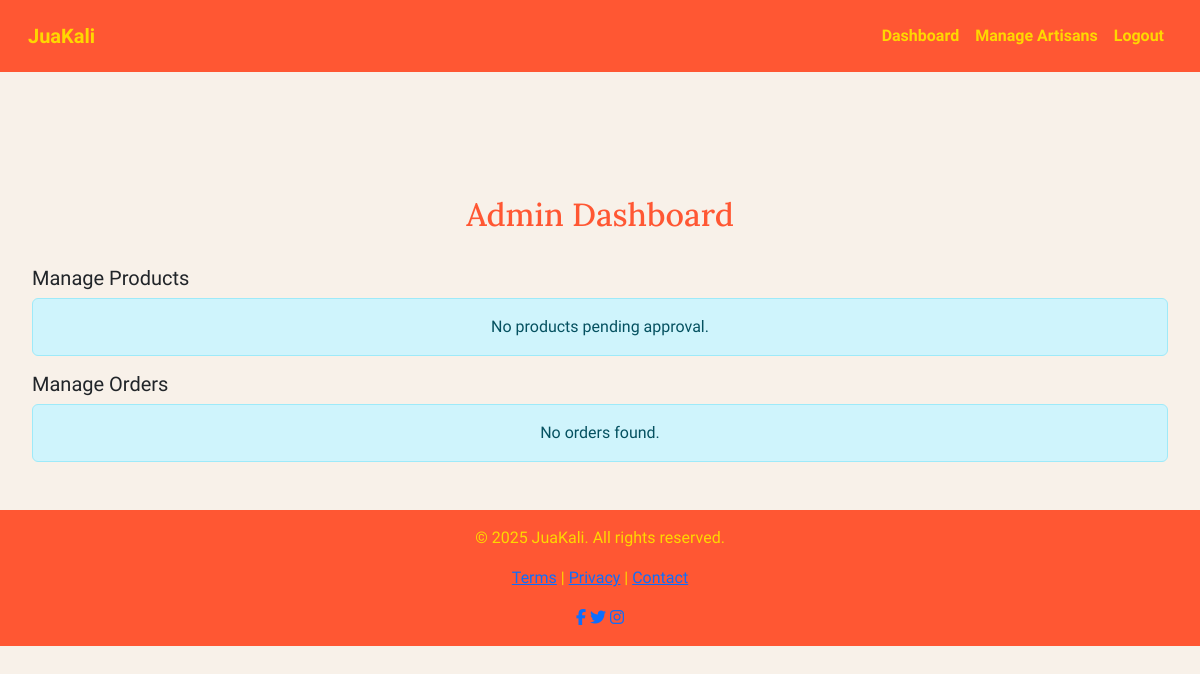
Page /admin/admin-dashboard.php (signed in) on the earlier database version.
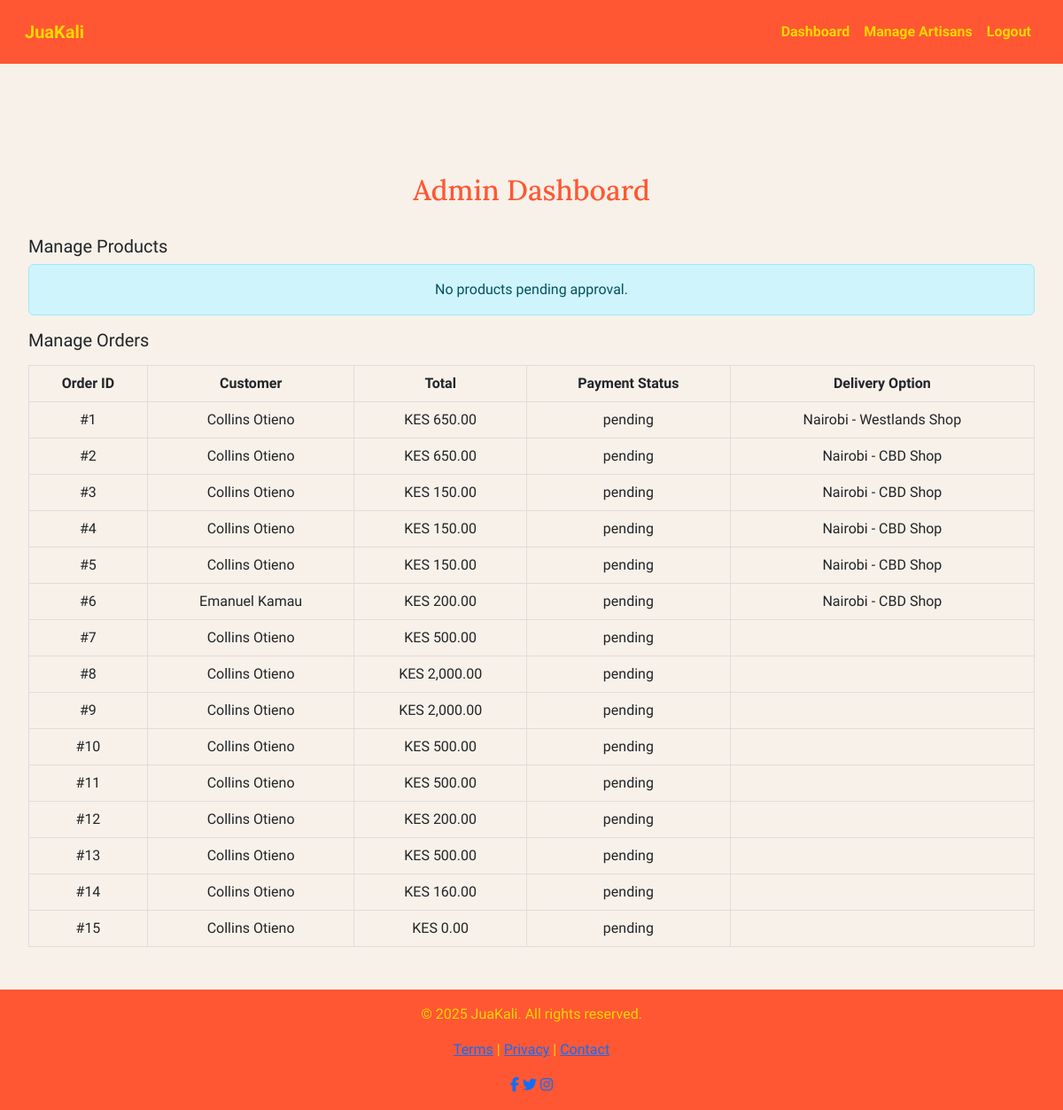
Same page on the later database version.
### tables this page shows
CREATE TABLE `orders` (
  `id` int(11) NOT NULL,
  `user_id` int(11) NOT NULL,
  `total` decimal(10,2) NOT NULL,
  `status` enum('Processing','Delivered','Cancelled') DEFAULT 'Processing',
  `payment_method` varchar(50) DEFAULT NULL,
  `delivery_option` varchar(100) DEFAULT NULL,
  `created_at` timestamp NOT NULL DEFAULT current_timestamp(),
  `payment_status` varchar(20) DEFAULT 'pending',
  `checkout_request_id` varchar(100) DEFAULT NULL,
  `mpesa_phone_number` varchar(20) DEFAULT NULL
);

CREATE TABLE `users` (
  `id` int(11) NOT NULL,
  `name` varchar(100) NOT NULL,
  `email` varchar(100) NOT NULL,
  `password` varchar(255) NOT NULL,
  `phone` varchar(15) DEFAULT NULL,
  `address` text DEFAULT NULL,
  `created_at` timestamp NOT NULL DEFAULT current_timestamp(),
  `is_artisan` tinyint(1) DEFAULT 0
);

### admin/admin-dashboard.php (the view, shortened to what this page needs)
<?php
require_once '../functions.php';
$products = $pdo->query("SELECT p.*, a.name AS artisan_name
                         FROM products p
                         JOIN artisans a ON p.artisan_id = a.id
                         WHERE p.status = 'Pending'")
                ->fetchAll(PDO::FETCH_ASSOC);
$orders = $pdo->query("SELECT o.*, u.name AS customer
                       FROM orders o
                       JOIN users u ON o.user_id = u.id")
              ->fetchAll(PDO::FETCH_ASSOC);
?>
<!DOCTYPE html>
<html lang="en">
<head>
    <link href="https://cdn.jsdelivr.net/npm/bootstrap@5.3.0/dist/css/bootstrap.min.css" rel="stylesheet">
</head>
<body>
    <nav class="navbar navbar-expand-lg">
        <div class="container-fluid">
            <a class="navbar-brand" href="index-after-login.php">JuaKali</a>
            <div class="collapse navbar-collapse" id="navbarNav">
                <ul class="navbar-nav ms-auto">
                    <li class="nav-item"><a class="nav-link active" href="admin-dashboard.php">Dashboard</a></li>
                    <li class="nav-item"><a class="nav-link" href="manage-artisans.php">Manage Artisans</a></li>
                    <li class="nav-item"><a class="nav-link" href="logout.php">Logout</a></li>
                </ul>
            </div>
        </div>
    </nav>
    <div class="dashboard-container">
        <h2 class="section-title">Admin Dashboard</h2>
        <h5>Manage Products</h5>
        <?php if (empty($products)): ?>
            <div class="alert alert-info text-center" role="alert">No products pending approval.</div>
        <?php endif; ?>
        <h5>Manage Orders</h5>
        <?php if (empty($orders)): ?>
            <div class="alert alert-info text-center" role="alert">No orders found.</div>
        <?php else: ?>
            <table class="dashboard-table">
                <thead>
                    <tr>
                        <th>Order ID</th>
                        <th>Customer</th>
                        <th>Total</th>
                        <th>Payment Status</th>
                        <th>Delivery Option</th>
                    </tr>
                </thead>
                <tbody>
                    <?php foreach ($orders as $order): ?>
                        <tr>
                            <td>#<?php echo htmlspecialchars($order['id']); ?></td>
                            <td><?php echo htmlspecialchars($order['customer']); ?></td>
                            <td>KES <?php echo number_format($order['total'], 2); ?></td>
                            <td><?php echo htmlspecialchars($order['payment_status'] ?? 'N/A'); ?></td>
                            <td><?php echo htmlspecialchars($order['delivery_option']); ?></td>
                        </tr>
                    <?php endforeach; ?>
                </tbody>
            </table>
        <?php endif; ?>
    </div>
    <footer>
        <div class="container">
            <p>© <?php echo date("Y"); ?> JuaKali. All rights reserved.</p>
            <div class="mt-2">
                <a href="terms.php">Terms</a> |
                <a href="privacy.php">Privacy</a> |
                <a href="contact.php">Contact</a>
            </div>
            <div class="social-icons mt-3">
                <a href="#" aria-label="Facebook"><i class="fab fa-facebook-f"></i></a>
                <a href="#" aria-label="Twitter"><i class="fab fa-twitter"></i></a>
                <a href="#" aria-label="Instagram"><i class="fab fa-instagram"></i></a>
            </div>
        </div>
    </footer>
</body>
</html>

Differences in the rows shown:
added orders: id "1", user.name "Collins Otieno", total "650.00", payment_status "pending", delivery_option "Nairobi - Westlands Shop"
added orders: id "2", user.name "Collins Otieno", total "650.00", payment_status "pending", delivery_option "Nairobi - CBD Shop"
added orders: id "3", user.name "Collins Otieno", total "150.00", payment_status "pending", delivery_option "Nairobi - CBD Shop"
added orders: id "4", user.name "Collins Otieno", total "150.00", payment_status "pending", delivery_option "Nairobi - CBD Shop"
added orders: id "5", user.name "Collins Otieno", total "150.00", payment_status "pending", delivery_option "Nairobi - CBD Shop"
added orders: id "6", user.name "Emanuel Kamau", total "200.00", payment_status "pending", delivery_option "Nairobi - CBD Shop"
added orders: id "7", user.name "Collins Otieno", total "500.00", payment_status "pending"
added orders: id "8", user.name "Collins Otieno", total "2,000.00", payment_status "pending"
added orders: id "9", user.name "Collins Otieno", total "2,000.00", payment_status "pending"
added orders: id "10", user.name "Collins Otieno", total "500.00", payment_status "pending"
added orders: id "11", user.name "Collins Otieno", total "500.00", payment_status "pending"
added orders: id "12", user.name "Collins Otieno", total "200.00", payment_status "pending"
added orders: id "13", user.name "Collins Otieno", total "500.00", payment_status "pending"
added orders: id "14", user.name "Collins Otieno", total "160.00", payment_status "pending"
added orders: id "15", user.name "Collins Otieno", total "0.00", payment_status "pending"
Other differences:
text no longer shown: "No orders found."
text now shown: "Order ID Customer Total Payment Status Delivery Option"
